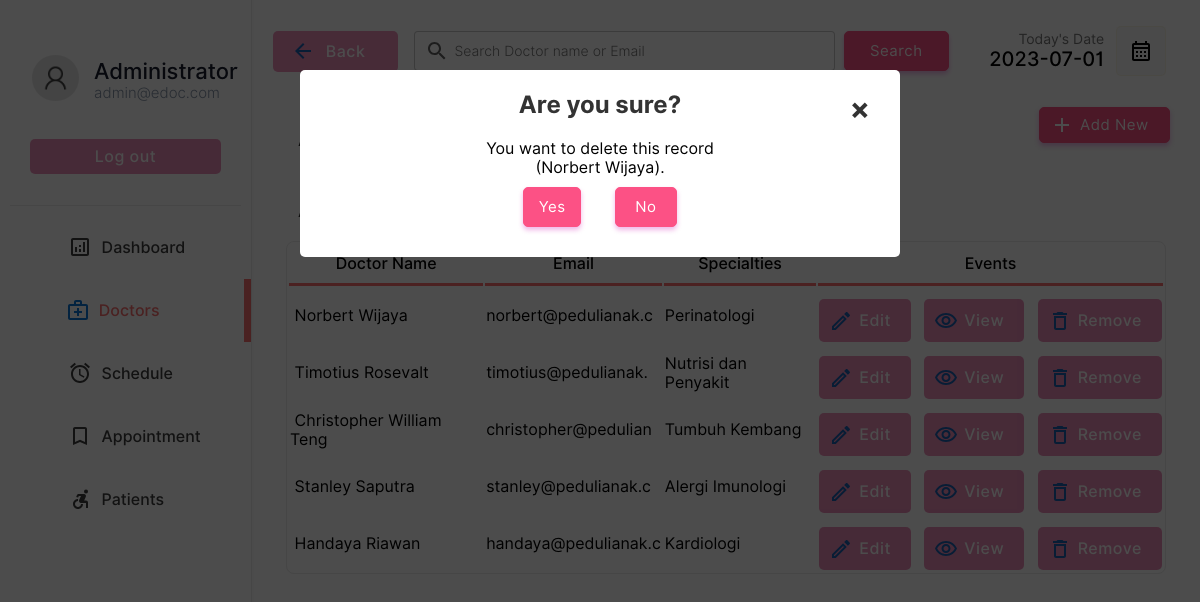
/doctor/doctors.php?action=drop&id=5&name=Norbert Wijaya (signed in), run on the app's committed database.
### tables this page shows
CREATE TABLE IF NOT EXISTS `doctor` (
  `docid` int(11) NOT NULL AUTO_INCREMENT,
  `docemail` varchar(255) DEFAULT NULL,
  `docname` varchar(255) DEFAULT NULL,
  `docpassword` varchar(255) DEFAULT NULL,
  `doctel` varchar(15) DEFAULT NULL,
  `specialties` int(2) DEFAULT NULL,
  PRIMARY KEY (`docid`),
  KEY `specialties` (`specialties`)
);

CREATE TABLE IF NOT EXISTS `specialties` (
  `id` int(2) NOT NULL,
  `sname` varchar(50) DEFAULT NULL,
  PRIMARY KEY (`id`)
);

### doctor/doctors.php (the view, shortened to what the rows shown need)
<!DOCTYPE html>
<html lang="en">
<head>
    <link rel="stylesheet" href="../css/animations.css">
    <link rel="stylesheet" href="../css/style.css">
    <link rel="stylesheet" href="../css/admin.css">
</head>
<body>
    <?php
    include("../connection.php");
    ?>
        <div class="dash-body">
            <table border="0" width="100%" style=" border-spacing: 0;margin:0;padding:0;margin-top:25px; ">
                <?php
                    if($_POST){
                        $keyword=$_POST["search"];
                        $sqlmain= "select * from doctor where docemail='$keyword' or docname='$keyword' or docname like '$keyword%' or docname like '%$keyword' or docname like '%$keyword%'";
                    }else{
                        $sqlmain= "select * from doctor order by docid desc";
                    }
                ?>
                <tr>
                   <td colspan="4">
                       <center>
                        <div class="abc scroll">
                        <table width="93%" class="sub-table scrolldown" border="0">
                        <thead>
                        <tr>
                                <th class="table-headin">
                                Doctor Name
                                </th>
                                <th class="table-headin">
                                    Email
                                </th>
                                <th class="table-headin">
                                    Specialties
                                </th>
                                <th class="table-headin">
                                    Events
                                </tr>
                        </thead>
                        <tbody>
                            <?php
                                $result= $database->query($sqlmain);
                                if($result->num_rows==0){
                                    echo '<tr>
                                    <td colspan="4">
                                    <br><br><br><br>
                                    <center>
                                    <img src="../img/notfound.svg" width="25%">
                                    <br>
                                    <p class="heading-main12" style="margin-left: 45px;font-size:20px;color:rgb(49, 49, 49)">We  couldnt find anything related to your keywords !</p>
                                    <a class="non-style-link" href="doctors.php"><button  class="login-btn btn-primary-soft btn"  style="display: flex;justify-content: center;align-items: center;margin-left:20px;">&nbsp; Show all Doctors &nbsp;</font></button>
                                    </a>
                                    </center>
                                    <br><br><br><br>
                                    </td>
                                    </tr>';
                                }
                                else{
                                for ( $x=0; $x<$result->num_rows;$x++){
                                    $row=$result->fetch_assoc();
                                    $docid=$row["docid"];
                                    $name=$row["docname"];
                                    $email=$row["docemail"];
                                    $spe=$row["specialties"];
                                    $spcil_res= $database->query("select sname from specialties where id='$spe'");
                                    $spcil_array= $spcil_res->fetch_assoc();
                                    $spcil_name=$spcil_array["sname"];
                                    echo '<tr>
                                        <td> &nbsp;'.
                                        substr($name,0,30)
                                        .'</td>
                                        <td>
                                        '.substr($email,0,20).'
                                        </td>
                                        <td>
                                            '.substr($spcil_name,0,20).'
                                        </td>
                                        <td>
                                        <div style="display:flex;justify-content: center;">
                                        <a href="?action=edit&id='.$docid.'&error=0" class="non-style-link"><button  class="btn-primary-soft btn button-icon btn-edit"  style="padding-left: 40px;padding-top: 12px;padding-bottom: 12px;margin-top: 10px;"><font class="tn-in-text">Edit</font></button></a>
                                        &nbsp;&nbsp;&nbsp;
                                        <a href="?action=view&id='.$docid.'" class="non-style-link"><button  class="btn-primary-soft btn button-icon btn-view"  style="padding-left: 40px;padding-top: 12px;padding-bottom: 12px;margin-top: 10px;"><font class="tn-in-text">View</font></button></a>
                                       &nbsp;&nbsp;&nbsp;
                                       <a href="?action=drop&id='.$docid.'&name='.$name.'" class="non-style-link"><button  class="btn-primary-soft btn button-icon btn-delete"  style="padding-left: 40px;padding-top: 12px;padding-bottom: 12px;margin-top: 10px;"><font class="tn-in-text">Remove</font></button></a>
                                        </div>
                                        </td>
                                    </tr>';
                                }
                            }
                            ?>
                            </tbody>
                        </table>
                        </div>
                        </center>
                   </td>
                </tr>
            </table>
        </div>
    <?php
    if($_GET){
        $id=$_GET["id"];
        $action=$_GET["action"];
        if($action=='drop'){
            $nameget=$_GET["name"];
            echo '
            <div id="popup1" class="overlay">
                    <div class="popup">
                    <center>
                        <h2>Are you sure?</h2>
                        <a class="close" href="doctors.php">&times;</a>
                        <div class="content">
                            You want to delete this record<br>('.substr($nameget,0,40).').
                        </div>
                        <div style="display: flex;justify-content: center;">
                        <a href="delete-doctor.php?id='.$id.'" class="non-style-link"><button  class="btn-primary btn"  style="display: flex;justify-content: center;align-items: center;margin:10px;padding:10px;"<font class="tn-in-text">&nbsp;Yes&nbsp;</font></button></a>&nbsp;&nbsp;&nbsp;
                        <a href="doctors.php" class="non-style-link"><button  class="btn-primary btn"  style="display: flex;justify-content: center;align-items: center;margin:10px;padding:10px;"><font class="tn-in-text">&nbsp;&nbsp;No&nbsp;&nbsp;</font></button></a>
                        </div>
                    </center>
            </div>
            </div>
            ';
        }elseif($action=='edit'){
            $sqlmain= "select * from doctor where docid='$id'";
            $result= $database->query($sqlmain);
            $row=$result->fetch_assoc();
            $name=$row["docname"];
            $email=$row["docemail"];
            $spe=$row["specialties"];
            $spcil_res= $database->query("select sname from specialties where id='$spe'");
            $spcil_array= $spcil_res->fetch_assoc();
            $spcil_name=$spcil_array["sname"];
            $tele=$row['doctel'];
            $error_1=$_GET["error"];
                $errorlist= array(
                    '1'=>'<label for="promter" class="form-label" style="color:rgb(255, 62, 62);text-align:center;">Already have an account for this Email address.</label>',
                    '2'=>'<label for="promter" class="form-label" style="color:rgb(255, 62, 62);text-align:center;">Password Conformation Error! Reconform Password</label>',
                    '3'=>'<label for="promter" class="form-label" style="color:rgb(255, 62, 62);text-align:center;"></label>',
                    '4'=>"",
                    '0'=>'',
                );
            if($error_1!='4'){
                    echo '
                    <div id="popup1" class="overlay">
                            <div class="popup">
                            <center>
                                <a class="close" href="doctors.php">&times;</a>
                                <div style="display: flex;justify-content: center;">
                                <div class="abc">
                                <table width="80%" class="sub-table scrolldown add-doc-form-container" border="0">
                                <tr>
                                        <td class="label-td" colspan="2">'.
                                            $errorlist[$error_1]
                                        .'</td>
                                    </tr>
                                    <tr>
                                        <td>
                                            <p style="padding: 0;margin: 0;text-align: left;font-size: 25px;font-weight: 500;">Edit Doctor Details.</p>
                                        Doctor ID : '.$id.' (Auto Generated)<br><br>
                                        </td>
                                    </tr>
                                    <tr>
                                        <td class="label-td" colspan="2">
                                            <form action="edit-doc.php" method="POST" class="add-new-form">
                                            <label for="Email" class="form-label">Email: </label>
                                            <input type="hidden" value="'.$id.'" name="id00">
                                        </td>
                                    </tr>
                                    <tr>
                                        <td class="label-td" colspan="2">
                                        <input type="email" name="email" class="input-text" placeholder="Email Address" value="'.$email.'" required><br>
                                        </td>
                                    </tr>
                                    <tr>
                                        <td class="label-td" colspan="2">
                                            <label for="name" class="form-label">Name: </label>
                                        </td>
                                    </tr>
                                    <tr>
                                        <td class="label-td" colspan="2">
                                            <input type="text" name="name" class="input-text" placeholder="Doctor Name" value="'.$name.'" required><br>
                                        </td>
                                    </tr>
                                    <tr>
                                        <td class="label-td" colspan="2">
                                            <label for="Tele" class="form-label">Telephone: </label>
                                        </td>
                                    </tr>
                                    <tr>
                                        <td class="label-td" colspan="2">
                                            <input type="tel" name="Tele" class="input-text" placeholder="Telephone Number" value="'.$tele.'" required><br>
                                        </td>
                                    </tr>
                                    <tr>
                                        <td class="label-td" colspan="2">
                                            <label for="spec" class="form-label">Choose specialties: (Current'.$spcil_name.')</label>
                                        </td>
                                    </tr>
                                    <tr>
                                        <td class="label-td" colspan="2">
                                            <select name="spec" id="" class="box">';
                                                $list11 = $database->query("select  * from  specialties;");
                                                for ($y=0;$y<$list11->num_rows;$y++){
                                                    $row00=$list11->fetch_assoc();
                                                    $sn=$row00["sname"];
                                                    $id00=$row00["id"];
                                                    echo "<option value=".$id00.">$sn</option><br/>";
                                                };
                                echo     '       </select><br><br>
                                        </td>
                                    </tr>
                                    <tr>
                                        <td class="label-td" colspan="2">
                                            <label for="password" class="form-label">Password: </label>
                                        </td>
                                    </tr>
                                    <tr>
                                        <td class="label-td" colspan="2">
                                            <input type="password" name="password" class="input-text" placeholder="Defind a Password" required><br>
                                        </td>
                                    </tr><tr>
                                        <td class="label-td" colspan="2">
                                            <label for="cpassword" class="form-label">Conform Password: </label>
                                        </td>
                                    </tr>
                                    <tr>
                                        <td class="label-td" colspan="2">
                                            <input type="password" name="cpassword" class="input-text" placeholder="Conform Password" required><br>
                                        </td>
                                    </tr>
                                    <tr>
                                        <td colspan="2">
                                            <input type="reset" value="Reset" class="login-btn btn-primary-soft btn" >&nbsp;&nbsp;&nbsp;&nbsp;&nbsp;
                                            <input type="submit" value="Save" class="login-btn btn-primary btn">
                                        </td>
                                    </tr>
                                    </form>
                                    </tr>
                                </table>
                                </div>
                                </div>
                            </center>
                            <br><br>
                    </div>
                    </div>
                    ';
        }; };
    };
?>
</body>
</html>

### data on the page
doctor: docname "Norbert Wijaya", docemail "norbert@pedulianak.c", specialties.sname "Perinatologi"
doctor: docname "Timotius Rosevalt", docemail "timotius@pedulianak.", specialties.sname "Nutrisi dan Penyakit"
doctor: docname "Christopher William Teng", docemail "christopher@pedulian", specialties.sname "Tumbuh Kembang"
doctor: docname "Stanley Saputra", docemail "stanley@pedulianak.c", specialties.sname "Alergi Imunologi"
doctor: docname "Handaya Riawan", docemail "handaya@pedulianak.c", specialties.sname "Kardiologi"

### other printed values
substr($nameget,0,40) "Norbert Wijaya"
